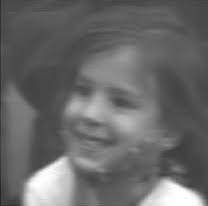
#> input picture sharpening/image6.jpeg, 208 x 206 px; its folder holds only this picture in this run
$ python -i sharpening_restoration.py   (imports and definitions only)   (older library calls are emulated)
#> lines starting #> are read from the running program, lines starting #| are printed output that depends on the picture
#> further down, picture is the input picture: shape (206, 208, 3); min 37, max 255, mean 105

import cv2
import numpy as np
import tkinter as tk
from tkinter import filedialog, messagebox
from PIL import Image, ImageTk


# [7 lines left out: function unsharp_masking, not called in this run]

def laplacian_sharpening(image, degree=0.7, kernel_size=5):
    # Split the image into color channels
#> called with degree = 0.7, kernel_size = 5
    b, g, r = cv2.split(image)

    # Apply Gaussian blur to each color channel
    blurred_b = cv2.GaussianBlur(b, (kernel_size, kernel_size), 0)
    blurred_g = cv2.GaussianBlur(g, (kernel_size, kernel_size), 0)
    blurred_r = cv2.GaussianBlur(r, (kernel_size, kernel_size), 0)

    # Apply Laplacian operator to each color channel
    laplacian_b = cv2.Laplacian(blurred_b, cv2.CV_64F, ksize=3)
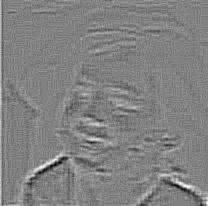
#> laplacian_b: shape (206, 208) float64; min -58, max 56, mean 0.1; drawn with min black and max white
    laplacian_g = cv2.Laplacian(blurred_g, cv2.CV_64F, ksize=3)
    laplacian_r = cv2.Laplacian(blurred_r, cv2.CV_64F, ksize=3)

    # Perform sharpening by subtracting the Laplacian image from each color channel
    sharp_b = np.clip(b - degree * laplacian_b, 0, 255).astype(np.uint8)
    sharp_g = np.clip(g - degree * laplacian_g, 0, 255).astype(np.uint8)
    sharp_r = np.clip(r - degree * laplacian_r, 0, 255).astype(np.uint8)

    # Merge the sharpened color channels back into a BGR image
    sharp_image = cv2.merge((sharp_b, sharp_g, sharp_r))

    return sharp_image

# [56 lines left out: functions calculate_total_variation, process_image, open_image, not called in this run]

# Create the main window
# [3 lines not run here, left out]

# Create a label and entry for the file name
# [1 line that did not run here, left out]
# [1 line not run here, left out]


# Create a label and entry for the file name
# [1 line that did not run here, left out]
# [1 line not run here, left out]
# [1 line that did not run here, left out]
# [1 line not run here, left out]

# Create a button to open the image
# [1 line that did not run here, left out]
# [1 line not run here, left out]


# Create sliders for the parameters
# [1 line that did not run here, left out]
# [1 line not run here, left out]
sigma = tk.DoubleVar()
# [1 line that did not run here, left out]
# [2 lines not run here, left out]

# [1 line that did not run here, left out]
# [1 line not run here, left out]
strength = tk.DoubleVar()
# [1 line that did not run here, left out]
# [2 lines not run here, left out]

# [1 line that did not run here, left out]
# [1 line not run here, left out]
degree = tk.DoubleVar()
# [1 line that did not run here, left out]
# [2 lines not run here, left out]

# [1 line that did not run here, left out]
# [1 line not run here, left out]
kernel_size = tk.IntVar()
# [1 line that did not run here, left out]
# [2 lines not run here, left out]


# [1 line that did not run here, left out]
# [4 lines not run here, left out]

>>> import cv2
>>> picture = cv2.imread('image6.jpeg')
>>> result = laplacian_sharpening(picture)

$ run again, on sharpening/faded3.jpeg
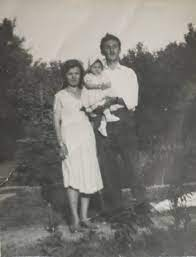
#> input picture sharpening/faded3.jpeg, 196 x 257 px
#> picture is the input picture: shape (257, 196, 3); mean B, G, R 116.6, 120.9, 123.4
#> in laplacian_sharpening, `laplacian_b = cv2.Laplacian(blurred_b, cv2.CV_64F, ksize=3)`:
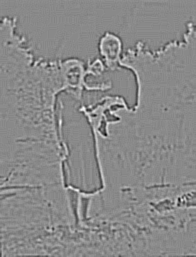
#> laplacian_b: shape (257, 196) float64; min -178, max 152, mean 0; drawn with min black and max white
#> in laplacian_sharpening, `sharp_image = cv2.merge((sharp_b, sharp_g, sharp_r))`:
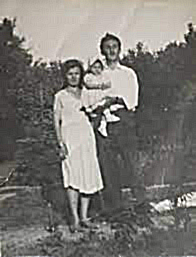
#> sharp_image: shape (257, 196, 3); mean B, G, R 116.2, 120.5, 123
